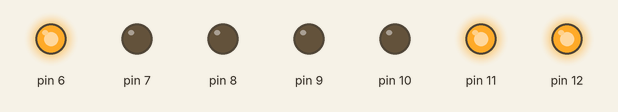
Simulated run of this sketch. Board: Arduino Uno, built with avr-gcc and run on an emulated ATmega328P. Shown: output pins drawn as LEDs (lit = HIGH). Random numbers use the default seed unless the sketch sets one; pins used as bus, display or sensor lines are not drawn.

Above: at 0.7 s.
At 1.7 s:
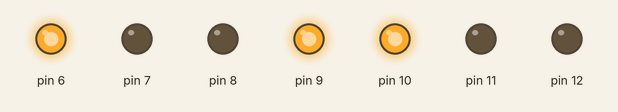
At 2.7 s:
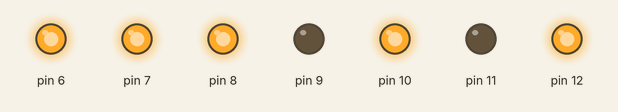
At 5.2 s:
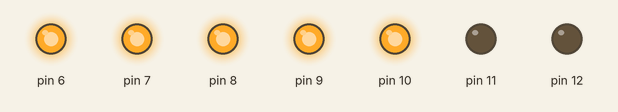
At 7.7 s:
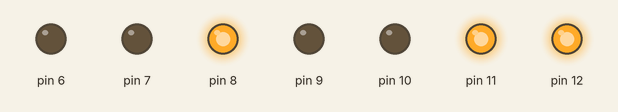
At 10.2 s:
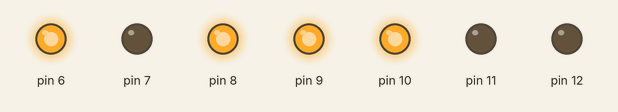
Timing chart, 0 to 10.9 s (numbered marks = the images above):
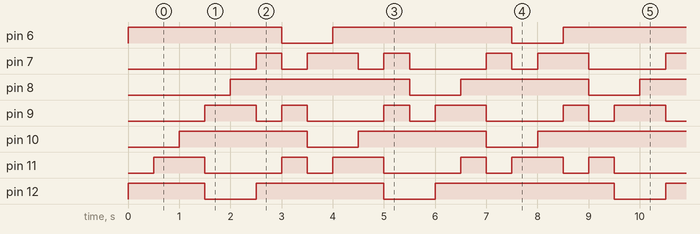

The sketch:

cellular_automata.ino
```cpp
const int kFirstPin = 5;
const int kNumCells = 8;

byte cells[kNumCells];
// Wolfram's rule 110:
// (x1 x2 x3) -> new x2
// 000 -> 0
// 001 -> 1
// 010 -> 1
// 011 -> 1
// 100 -> 0
// 101 -> 1
// 110 -> 1
// 111 -> 0
// It is equal to !x1 & x3 v x2^x3

byte apply_rule_110(int left, int middle, int right) {
  return (~cells[left]) & cells[right] | (cells[middle] ^ cells[right]);
}

void setup() {
 randomSeed(analogRead(0));
 for (int i = 0; i < kNumCells; ++i) {
   pinMode(kFirstPin + i, OUTPUT);
   cells[i] = random(0, 2);
   cells[0] = 1;
   digitalWrite(kFirstPin + i, cells[i]);
 }
 delay(500);
}

void loop() {
 // Automaton in cycled: last cell is neighbor to first cell.
 byte new_cells[kNumCells];

 new_cells[0] = apply_rule_110(kNumCells - 1, 0, 1);
 new_cells[kNumCells - 1] = apply_rule_110(kNumCells - 2, kNumCells - 1, 0);
 digitalWrite(kFirstPin, new_cells[0]);
 digitalWrite(kFirstPin + kNumCells - 1, new_cells[kNumCells - 1]);

 for (int i = 1; i < kNumCells - 1; ++i) {
   new_cells[i] = apply_rule_110(i - 1, i, i + 1);
   digitalWrite(kFirstPin + i, new_cells[i]);
 }
 memcpy(cells, new_cells, sizeof(byte) * kNumCells);
 delay(500);
}
```

Measured:
- by itself, pin 6: repeats every 8.0 s: HIGH 3.5 s, LOW 1.0 s, HIGH 2.5 s, LOW 1.0 s
- by itself, pin 8, pin 10: repeats every 8.0 s: LOW 1.0 s, HIGH 2.5 s, LOW 1.0 s, HIGH 3.5 s
- by itself, pin 12: repeats every 8.0 s: HIGH 2.5 s, LOW 1.0 s, HIGH 3.5 s, LOW 1.0 s
- by itself, pin 7: repeats every 8.0 s: LOW 0.50 s, HIGH 1.0 s, LOW 0.50 s, HIGH 0.50 s, LOW 1.5 s, HIGH 0.50 s, LOW 0.50 s, HIGH 1.0 s, LOW 1.5 s, HIGH 0.50 s
- by itself, pin 9: repeats every 8.0 s: LOW 0.50 s, HIGH 0.50 s, LOW 1.5 s, HIGH 0.50 s, LOW 0.50 s, HIGH 1.0 s, LOW 1.5 s, HIGH 0.50 s, LOW 0.50 s, HIGH 1.0 s
